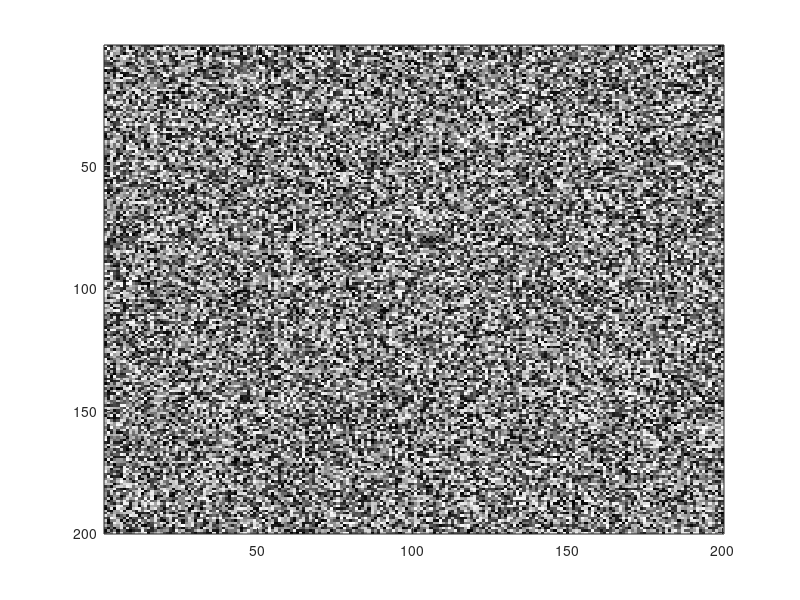
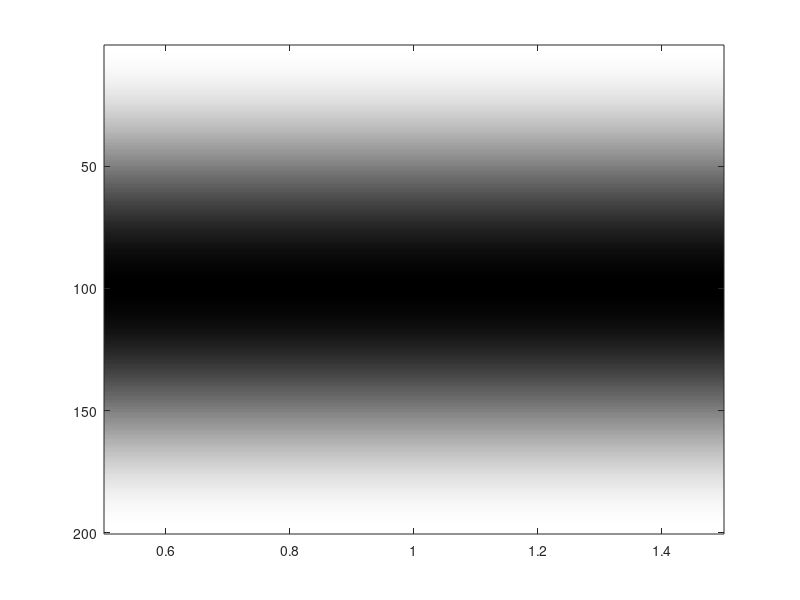

Source code (MATLAB) for these figures, in order: (Note: this script raises an error after producing the figures.)
close all 
clear all
%% 1) Generate a random image
% TODO create the colormap. Remember that colormap defines color values 
% using numbers in the range [0,1], not [0, 255]
cmap=[];
for i = 1:256
    for j = 1:3
        cmap(i,j)=i-1;
    end
end 
cmap=cmap/255
randImg=randi([0 255],200,200)


    

% TODO create an image of random integers in the range [0, 255]. Use the
% randi function

figure()
imagesc(randImg)
colormap(cmap)

%% 2) Generate a sinusoidal image
% TODO make a vector representing a single column of the image

sinusoid=[]
for i=1:200
    sinusoid(i)=cos(i*pi/100)
end

% TODO "expand" the single column across the array using the repmat
% function

figure()
imagesc(sinusoid')
colormap(cmap)


%% 3) Demosaicing 
campanile_bayer = imread('campanile_bayer.bmp');

% TODO implement the demosaicPDI and demosaicBilinear functions in order to
% make the output image look properly demosaiced
campanile_pixel_doubling = demosaicPDI(campanile_bayer);
campanile_bilinear = demosaicBilinear(campanile_bayer);

figure('Position', [360, 463, 856, 235]) % create a figure of a particular size (units of pixels)
subplot(1, 3, 1)
imagesc(campanile_bayer)
title('Bayer filter output for campanile image')

subplot(1, 3, 2)
imagesc(campanile_pixel_doubling)
title('Pixel doubling interpolation')

subplot(1, 3, 3)
imagesc(campanile_bilinear)
title('Bilinear interpolation')

%% 4) Convert the bilinear interpolation version to grayscale for further processing
% TODO convert the output of the bilinear interpolation to grayscale using
% the NTSC standard formula provided in the PDF

% TODO render your grayscale image. 
R=0.2989*campanile_bilinear(:,:,1);
G=0.5870*campanile_bilinear(:,:,2);
B=0.1140*campanile_bilinear(:,:,3);

L=R + G + B;

figure()
imagesc(L)
colormap(cmap)


%% 5) Low-pass filtering
% TODO create an impulse response matrix representing the NxN moving
h=[1/25 1/25 1/25 1/25 1/25;1/25 1/25 1/25 1/25 1/25;1/25 1/25 1/25 1/25 1/25;1/25 1/25 1/25 1/25 1/25;1/25 1/25 1/25 1/25 1/25];
% average filter. DO NOT HARDCODE THE SIZE OF THE MATRIX, you'll have to
% change it in later parts of the lab.

% TODO use as the "x" input the grayscale image you just created in the
% last cell
LP=conv2(L,h,'same');
imagesc(LP)
colormap(cmap)
% TODO render your blurred image


%% 6) Edge detection
% TODO follow the instructions in the lab document for edge detection. 
hN=[0 -1 0;0 1 0;0 0 0];
hE=[0 0 0;0 1 -1;0 0 0];
YN=abs(conv2(L,hN,'same'));
YE=abs(conv2(L,hE,'same'));
threshold=50;
ZHE=[];
ZHN=[];

ZHE=YE>=threshold;
ZHN=YN>=threshold;
Znu=ZHE | ZHN;
Zf=1-Znu;
% for i=1:length(YN(:,1))
%     for j=1:length(YN(1,:))
%        if YN(i,j)<=threshold
%            ZHN(i,j)=1;
%        else 
%            ZHN(i,j)=0;
%        end
%     end
% end
% 
% for i=1:length(YE(:,1))
%     for j=1:length(YE(1,:))
%        if YN(i,j)<=threshold
%            ZHE(i,j)=1;
%        else 
%            ZHE(i,j)=0;
%        end
%     end
% end
% Z=[];
% for i=1:length(YN(:,1))
%     for j=1:length(YN(1,:))
%        if YN(i,j)==1 | YE==1
%            Z(i,j)=1;
%        else 
%            Z(i,j)=0;
%        end
%     end
% end
% 
% Z1=[];
% for i=1:length(Z(:,1))
%     for j=1:length(Z(1,:))
%        if Z(i,j)==1
%            Z1(i,j)=0;
%        else 
%            Z1(i,j)=1;
%        end
%     end
% end

figure()
imagesc(ZF)
colormap(cmap)
        

%% Denoisin
x = imread('Lena256Noisy.png');

% TODO use a 3x3 moving average filter to denoise the image
y_mean_filt = conv2(x,h,'same');

% TODO denoise the image using a median filter
new_x=padarray(x,[1 1]);
y_median_filt = new_x;
for m=2:length(x(:,1))
    for n=2:length(x(1,:))
        y_median_filt(m,n)=median([new_x(m-1,n-1) new_x(m-1,n) new_x(m-1,n+1) new_x(m,n-1) new_x(m,n) new_x(m,n+1) new_x(m+1,n-1) new_x(m+1,n) new_x(m+1,n+1)]);
    end
end


figure('Position', [360, 463, 856, 235]) % create a figure of a particular size (units of pixels)
subplot(1, 3, 1)
image(x)
title('Noisy image')
colormap(cmap)

subplot(1, 3, 2)
image(y_mean_filt)
title('Mean filter output')
colormap(cmap)

subplot(1, 3, 3)
image(y_median_filt)
title('Median filter output')
colormap(cmap)